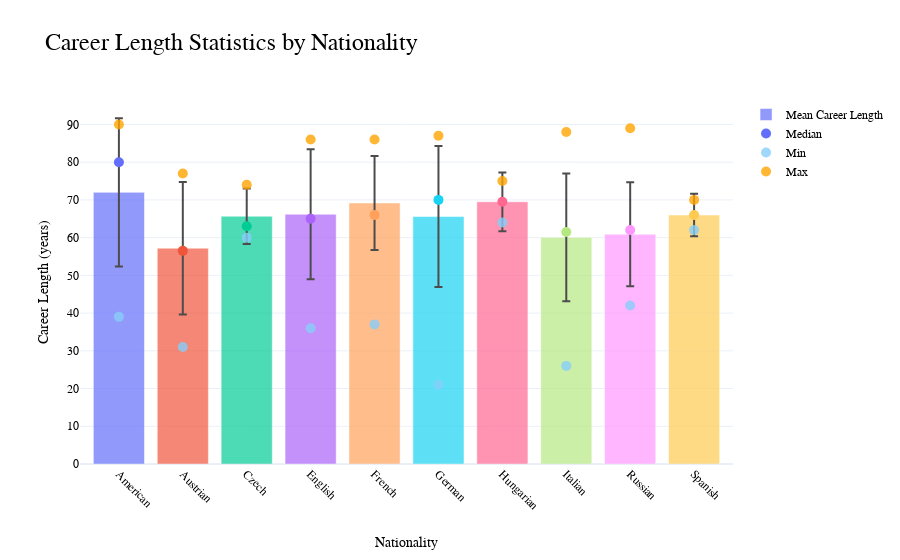

Notebook source saved alongside this figure:
### Code cell
import plotly.graph_objects as go
import plotly.express as px
import pandas as pd



data = {
    'Nationality': ['American', 'Austrian', 'Czech', 'English', 'French', 'German', 'Hungarian', 'Italian', 'Russian', 'Spanish'],
    'mean': [72.0, 57.2, 65.666667, 66.2, 69.176471, 65.588235, 69.5, 60.071429, 60.909091, 66.0],
    'std': [19.634154, 17.573971, 7.371115, 17.242067, 12.430986, 18.668352, 7.778175, 16.909098, 13.787346, 5.656854],
    'median': [80.0, 56.5, 63.0, 65.0, 66.0, 70.0, 69.5, 61.5, 62.0, 66.0],
    'min': [39.0, 31.0, 60.0, 36.0, 37.0, 21.0, 64.0, 26.0, 42.0, 62.0],
    'max': [90.0, 77.0, 74.0, 86.0, 86.0, 87.0, 75.0, 88.0, 89.0, 70.0]
}
df = pd.DataFrame(data)

colors = px.colors.qualitative.Plotly 

colors += px.colors.qualitative.Alphabet 

color_map = {nat: colors[i] for i, nat in enumerate(df['Nationality'])}

fig = go.Figure()


fig.add_trace(go.Bar(
    x=df['Nationality'], 
    y=df['mean'], 
    name='Mean Career Length',
    marker_color=[color_map[nat] for nat in df['Nationality']],
    error_y=dict(
        type='data',
        array=df['std'],
        visible=True,
        color='black'),
    opacity=0.7
))


fig.add_trace(go.Scatter(
    x=df['Nationality'], 
    y=df['median'], 
    mode='markers', 
    name='Median',
    marker=dict(color=[color_map[nat] for nat in df['Nationality']], size=10)
    ))

fig.add_trace(go.Scatter(
    x=df['Nationality'], 
    y=df['min'], 
    mode='markers', 
    name='Min',
    marker=dict(color='rgba(135, 206, 250, 0.8)', size=10),
    ))

fig.add_trace(go.Scatter(
    x=df['Nationality'], 
    y=df['max'], 
    mode='markers', 
    name='Max',
    marker=dict(color='rgba(255, 165, 0, 0.8)', size=10)))


fig.update_layout(
    title='Career Length Statistics by Nationality',
    xaxis_title='Nationality',
    yaxis_title='Career Length (years)',
    template='plotly_white')

fig.update_layout({
    'plot_bgcolor': 'rgba(0,0,0,0)', 
    'paper_bgcolor': 'rgba(0,0,0,0)',  
    'title_font': {'size': 24},
    'font_family': "Arial, sans-serif",   
    'font_color': "black",
    'xaxis_title': "Nationality",
    'yaxis_title': "Career Length (years)",
    'xaxis': {'tickangle': 45, 'title_standoff': 25},
})

fig.show()

### Figure 1 — Plotly figure (JSON) as saved in the notebook; plotly's stock layout.template omitted (floating-point values rounded to 4 significant figures)
{"data": [{"error_y": {"array": [19.63, 17.57, 7.371, 17.24, 12.43, 18.67, 7.778, 16.91, 13.79, 5.657], "color": "black", "type": "data", "visible": true}, "marker": {"color": ["#636EFA", "#EF553B", "#00CC96", "#AB63FA", "#FFA15A", "#19D3F3", "#FF6692", "#B6E880", "#FF97FF", "#FECB52"]}, "name": "Mean Career Length", "opacity": 0.7, "type": "bar", "x": ["American", "Austrian", "Czech", "English", "French", "German", "Hungarian", "Italian", "Russian", "Spanish"], "y": [72, 57.2, 65.67, 66.2, 69.18, 65.59, 69.5, 60.07, 60.91, 66]}, {"marker": {"color": ["#636EFA", "#EF553B", "#00CC96", "#AB63FA", "#FFA15A", "#19D3F3", "#FF6692", "#B6E880", "#FF97FF", "#FECB52"], "size": 10}, "mode": "markers", "name": "Median", "type": "scatter", "x": ["American", "Austrian", "Czech", "English", "French", "German", "Hungarian", "Italian", "Russian", "Spanish"], "y": [80, 56.5, 63, 65, 66, 70, 69.5, 61.5, 62, 66]}, {"marker": {"color": "rgba(135, 206, 250, 0.8)", "size": 10}, "mode": "markers", "name": "Min", "type": "scatter", "x": ["American", "Austrian", "Czech", "English", "French", "German", "Hungarian", "Italian", "Russian", "Spanish"], "y": [39, 31, 60, 36, 37, 21, 64, 26, 42, 62]}, {"marker": {"color": "rgba(255, 165, 0, 0.8)", "size": 10}, "mode": "markers", "name": "Max", "type": "scatter", "x": ["American", "Austrian", "Czech", "English", "French", "German", "Hungarian", "Italian", "Russian", "Spanish"], "y": [90, 77, 74, 86, 86, 87, 75, 88, 89, 70]}], "layout": {"font": {"color": "black", "family": "Arial, sans-serif"}, "paper_bgcolor": "rgba(0,0,0,0)", "plot_bgcolor": "rgba(0,0,0,0)", "title": {"font": {"size": 24}, "text": "Career Length Statistics by Nationality"}, "xaxis": {"tickangle": 45, "title": {"standoff": 25, "text": "Nationality"}}, "yaxis": {"title": {"text": "Career Length (years)"}}}}
